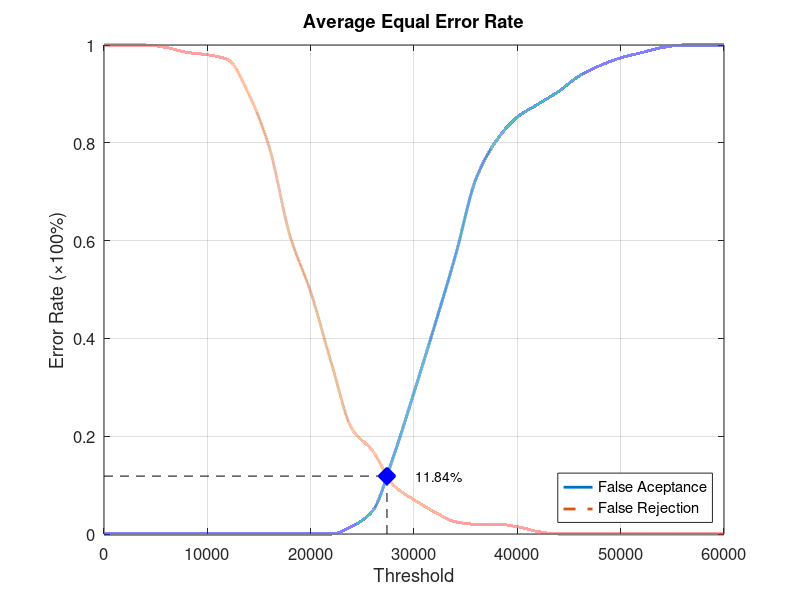
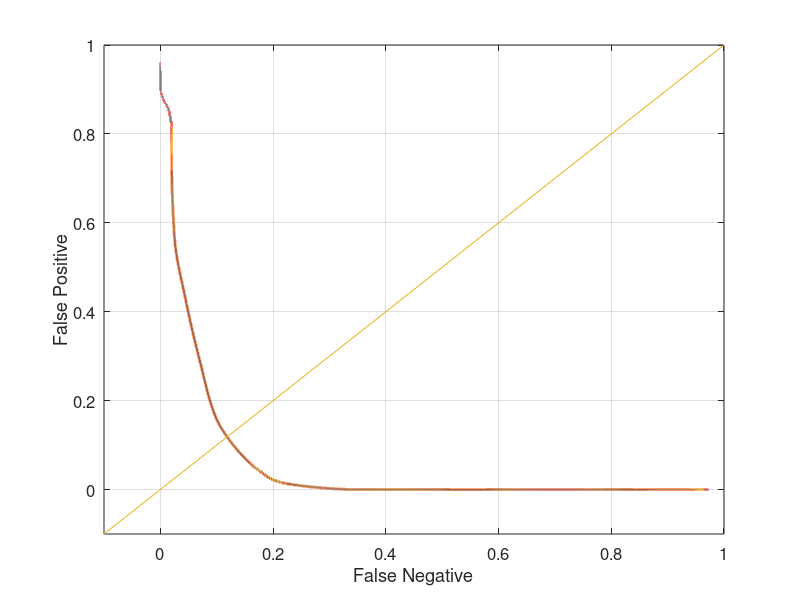

These charts were generated, in order, by the following MATLAB code:
function yEER = Database3_1
close all;
clear;
clc;
x = 0:2000:60000;
xq = 0:0.5:60000;

y0 = [0 0 0 0 0 0 0 0 0 0 0 0 0.0157895 0.0473684 0.157895 0.289474 0.426316 0.568421 0.726316 0.805263 0.852632 0.878947 0.905263 0.936842 0.957895 0.973684 0.984211 0.994737 1 1 1];
yy0 = interp1(x, y0, xq, 'pchip');
y1 = [1 1 1 0.995 0.985 0.98 0.97 0.9 0.79 0.61 0.495 0.35 0.215 0.17 0.1 0.07 0.045 0.025 0.02 0.02 0.015 0.005 0 0 0 0 0 0 0 0 0];
yy1 = interp1(x, y1, xq, 'pchip');

% Calculating EER: 
y2 = abs(y0 - y1);
find(y2 == min(y2))
yy2 = abs(yy0 - yy1);
xEER = find(yy2 == min(yy2));
xEERIndex = xq(xEER) % X-axis EER
yEER = yy0(xEER) % Y-axis EER

main = figure
plot(xq, yy0,'-','LineWidth', 2);	hold on
plot(xq, yy1,'--','LineWidth', 2);	hold on
plot([xEERIndex xEERIndex], [0 yEER], 'k--');	hold on
plot([0 xEERIndex], [yEER yEER], 'k--');	hold on
plot(xEERIndex, yEER, 'bx', 'LineWidth', 10);	hold on
text(xEERIndex + 10 * xEERIndex / 100, yEER, [num2str(round((10000 * yEER)) / 100) '%'])
legend('False Aceptance', 'False Rejection', 'Location', 'SouthEast')
xlabel('Threshold')
ylabel('Error Rate (\times100%)')
title('Average Equal Error Rate')
set(gca, 'FontSize', 12)
axis([0 60000 0 1])
grid on

print(main, 'Database3_1Main', '-dpng');
FNRxFPR = figure('Color', [1 1 1]);
plot(yy1, yy0, '-', yy1, yy0, 'LineWidth', 2);
hold on
y = -0.1:0.1:1
plot(y, y); 
set(gca, 'FontSize', 12)
xlabel('False Negative')
ylabel('False Positive')
axis([-0.1 1 -0.1 1])
set(gca, 'FontSize', 12)
grid on

print(FNRxFPR, 'Database3_1FNRxFPR','-dpng');
end
